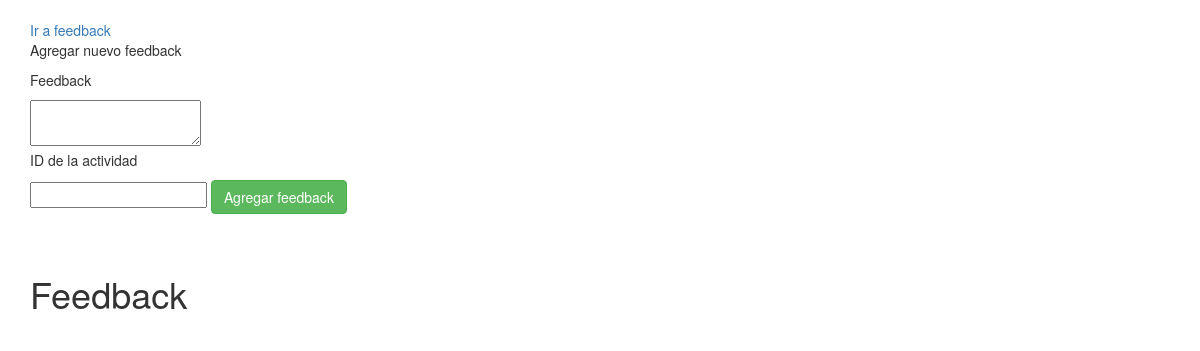
Page /managefeedback/11 on the earlier database version.
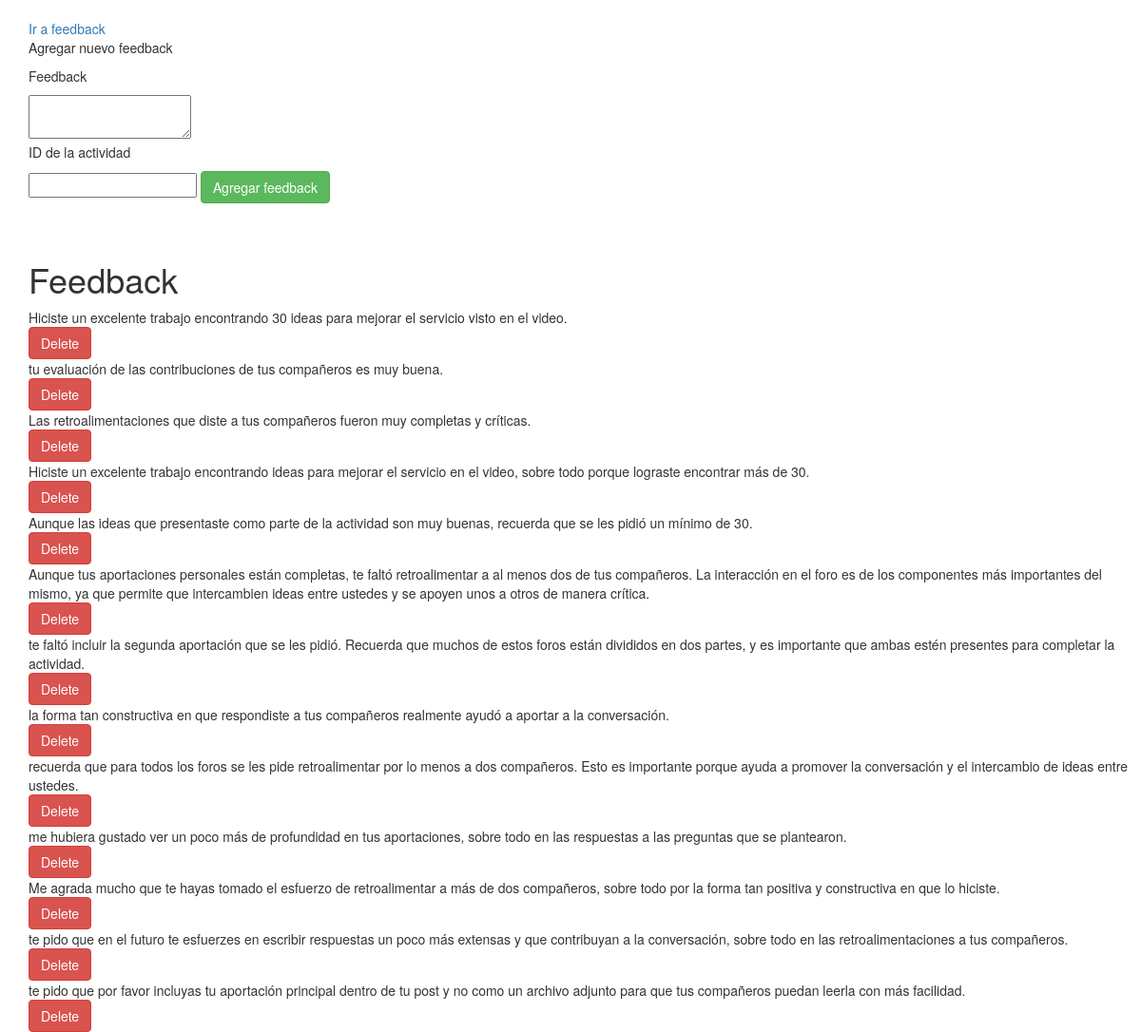
Same page on the later database version.
### feedbackinator/models.py (models this page shows)
class Feedback(db.Model):
	id = db.Column(db.Integer, primary_key=True)
	actividad = db.Column(db.Integer, db.ForeignKey("actividades.id"), nullable=False)
	feedback = db.Column(db.Text, nullable = False)
	def __repr__(self):
		return self.feedback

### feedbackinator/routes.py (the view)
@app.route("/managefeedback/<actividad>")
def managefeedback(actividad):
	feedback = Feedback.query.filter_by(actividad=actividad).all()
	return render_template("managefeedback.html", feedback=feedback, actividad=actividad)

### feedbackinator/templates/managefeedback.html (shortened to what this page needs)
{% extends "base.html" %}
{% block content %}
<div class="container mt-3 mb-10">
</div>
<div class="container mt-3 mb-10">
	<a href="/feedback/{{actividad}}">Ir a feedback</a>
    <p>Agregar nuevo feedback</p>
    <form class="form-inline my-2 my-lg-0" action="/nuevofeedback" method="POST">
    <p>Feedback</p>
    	<textarea id="feedback", name="feedback">
        </textarea><br>
    <p>ID de la actividad</p>
    <input type="text", id="nombreactividad", name="nombreactividad" required>
    <button type="submit" class="btn btn-success">Agregar feedback</button>
    </form>
</div>
<div class="container mt-3 mb-10">
</div>
<div class="container mt-3 mb-10">
</div>
<div class="container mt-3 mb-10">
    <h1>Feedback</h1>
</div>
<div class="container mt-3 mb-10">
	{% if feedback is not none %}
        {% for feed in feedback %}
        <div class="container">
            <div class="row mb-3">
                <div class="col">
                    {{ feed }}
                </div>
                <div class="col">
                    <form class="form-inline my2 my-lg-0" action="/borrarfeedback/{{ feed.id }}" method="POST">
                        <input type="submit" value="Delete" class="btn btn-danger">
                    </form>
                </div>
            </div>
        </div>
        {% endfor %}
    {% else %}
        <div class="container">
            <h4>Todavía no hay feedback.</h4>
        </div>
    {% endif %}
</div>
{% endblock %}

Differences in the rows shown:
added Feedback: feedback "Hiciste un excelente trabajo encontrando 30 ideas para mejorar el servicio visto en el video."
added Feedback: feedback "tu evaluación de las contribuciones de tus compañeros es muy buena."
added Feedback: feedback "Las retroalimentaciones que diste a tus compañeros fueron muy completas y críticas."
added Feedback: feedback "Hiciste un excelente trabajo encontrando ideas para mejorar el servicio en el video, sobre todo porque lograste encontrar más de 30."
added Feedback: feedback "Aunque las ideas que presentaste como parte de la actividad son muy buenas, recuerda que se les pidió un mínimo de 30."
added Feedback: feedback "Aunque tus aportaciones personales están completas, te faltó retroalimentar a al menos dos de tus compañeros. La interacción en el foro es de los componentes más importantes del mismo, ya que permite que intercambien ideas entre ustedes y se apoyen unos a otros de manera crítica."
added Feedback: feedback "te faltó incluir la segunda aportación que se les pidió. Recuerda que muchos de estos foros están divididos en dos partes, y es importante que ambas estén presentes para completar la actividad."
added Feedback: feedback "la forma tan constructiva en que respondiste a tus compañeros realmente ayudó a aportar a la conversación."
added Feedback: feedback "recuerda que para todos los foros se les pide retroalimentar por lo menos a dos compañeros. Esto es importante porque ayuda a promover la conversación y el intercambio de ideas entre ustedes."
added Feedback: feedback "me hubiera gustado ver un poco más de profundidad en tus aportaciones, sobre todo en las respuestas a las preguntas que se plantearon."
added Feedback: feedback "Me agrada mucho que te hayas tomado el esfuerzo de retroalimentar a más de dos compañeros, sobre todo por la forma tan positiva y constructiva en que lo hiciste."
added Feedback: feedback "te pido que en el futuro te esfuerzes en escribir respuestas un poco más extensas y que contribuyan a la conversación, sobre todo en las retroalimentaciones a tus compañeros."
added Feedback: feedback "te pido que por favor incluyas tu aportación principal dentro de tu post y no como un archivo adjunto para que tus compañeros puedan leerla con más facilidad."
